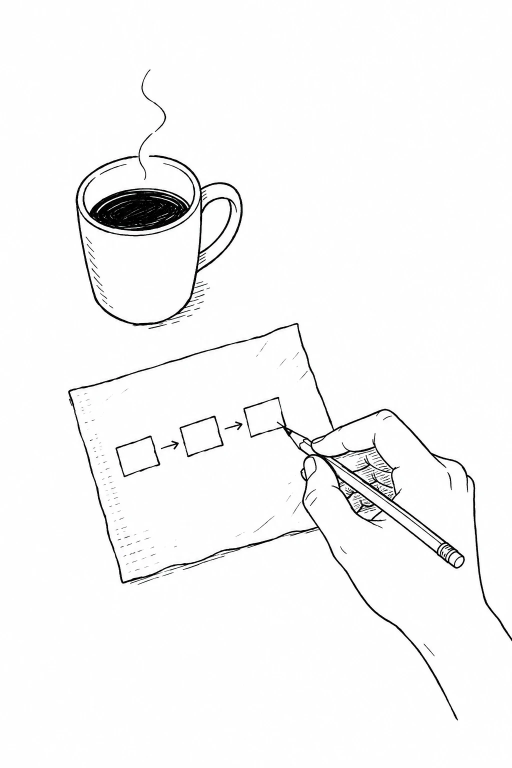
#> input picture assets/illustrations/hand.webp, 1024 x 1536 px (shown at 1/2 size); its folder holds 4 pictures in this run
$ python trace-illustrations.py
#> lines starting #> are read from the running program, lines starting #| are printed output that depends on the picture; after the words box and inside, x2 and y2 are one past the last pixel; in counts of white or black regions, pixels touching at a corner belong together
"""Trace the ChatGPT drawings in assets/illustrations into the mask SVGs in
public/illustrations (spec 10.3).

    python3 scripts/trace-illustrations.py [name ...]

Needs Pillow and numpy (a throwaway venv is fine), potrace (`brew install
potrace`) and npx (for SVGO). Each drawing is upscaled 2x, thresholded,
optionally cut out with a polygon, split into layers and traced:

- ink:  the drawing itself.
- pen:  pixels inside the `pen` polygons, painted purple on the site.
- fill: an opaque silhouette (everything the outside can't reach), for art
        that overlaps something. `close` lines seal shapes the frame cuts off.

Polygons are in the source image's pixels; `threshold` overrides the
default for one drawing. All layers share one viewBox,
cropped to the art plus a small margin; components/illustration.tsx must
list the same width and height.
"""

import subprocess
import sys
import tempfile
from collections import deque
from pathlib import Path

import numpy as np
from PIL import Image, ImageDraw, ImageFilter

ROOT = Path(__file__).resolve().parent.parent
SRC = ROOT / "assets" / "illustrations"
OUT = ROOT / "public" / "illustrations"
UP = 2
THRESHOLD = 150

ART = {
    # The hand only: cut away from its own napkin and coffee mug, since the
    # hero puts it on the real napkin card.
    "hand": {
        "keep": [
            (564, 850), (585, 855), (622, 870), (670, 847), (755, 815), (792, 822),
            (870, 902), (922, 917), (950, 950), (955, 1005), (972, 1200), (1024, 1275),
            (1024, 1536), (905, 1536), (895, 1450), (830, 1325), (770, 1262),
            (710, 1195), (655, 1125), (652, 1090), (642, 1072), (636, 1062),
            (631, 1050), (612, 1030), (603, 1015), (601, 1000), (604, 965),
            (598, 945), (600, 912), (592, 888), (572, 872),
        ],
        "fill": True,
        "close": [((915, 1440), (1024, 1300))],
    },
    "cards": {},
    # The light rays.
    "lamp": {"pen": [[(425, 532), (600, 532), (600, 505), (725, 505), (725, 710), (425, 710)]]},
    # The dotted flight path.
    "plane": {"pen": [[(0, 0), (820, 0), (820, 490), (856, 500), (856, 1024), (0, 1024)]]},
    # The "z" over the sleeper's head.
    "nap": {"pen": [[(710, 205), (785, 205), (785, 318), (710, 318)]]},
    # Gabriel's sketched portrait for the splash. The source is only the top
    # half of the drawing; this trims it to the hair down to mid-chest, and
    # the splash fades out the cut edge.
    # A lower threshold keeps the face's fine lines from thickening.
    "portrait": {"keep": [(140, 80), (700, 80), (700, 620), (140, 620)], "threshold": 110},
}


def polygon_mask(size, polygons):
    mask = Image.new("1", size, 0)
    draw = ImageDraw.Draw(mask)
    for polygon in polygons:
        draw.polygon([(x * UP, y * UP) for x, y in polygon], fill=1)
    return np.array(mask, dtype=bool)


def silhouette(lines, close):
    """Everything not reachable from the top-left corner once the lines are
    thickened a little. The image edge counts as a wall."""
    solid = Image.fromarray((lines * 255).astype("uint8")).filter(ImageFilter.MaxFilter(7))
    draw = ImageDraw.Draw(solid)
    for (ax, ay), (bx, by) in close:
        draw.line([(ax * UP, ay * UP), (bx * UP, by * UP)], fill=255, width=8)
    wall = np.array(solid) > 0
    h, w = wall.shape
    outside = np.zeros_like(wall)
    outside[0, 0] = True
    queue = deque([(0, 0)])
    while queue:
        y, x = queue.popleft()
        for ny, nx in ((y + 1, x), (y - 1, x), (y, x + 1), (y, x - 1)):
            if 0 <= ny < h and 0 <= nx < w and not wall[ny, nx] and not outside[ny, nx]:
                outside[ny, nx] = True
                queue.append((ny, nx))
    shape = Image.fromarray((~outside * 255).astype("uint8")).filter(ImageFilter.MinFilter(5))
    return np.array(shape) > 0


def trace(name, cfg, tmp):
    image = Image.open(SRC / f"{name}.webp").convert("L")
    image = image.resize((image.width * UP, image.height * UP), Image.LANCZOS)
    ink = np.array(image) < cfg.get("threshold", THRESHOLD)
    if "keep" in cfg:
        ink &= polygon_mask(image.size, [cfg["keep"]])

    layers = {}
    if "pen" in cfg:
        pen = ink & polygon_mask(image.size, cfg["pen"])
        ink &= ~pen
        layers["pen"] = pen
    layers["ink"] = ink
    if cfg.get("fill"):
        layers["fill"] = silhouette(ink | layers.get("pen", False), cfg.get("close", []))

    everything = np.logical_or.reduce(list(layers.values()))
    ys, xs = np.where(everything)
    pad = 8 * UP
    x0, y0 = max(xs.min() - pad, 0), max(ys.min() - pad, 0)
    x1, y1 = min(xs.max() + pad, image.width), min(ys.max() + pad, image.height)
    print(f"{name}: viewBox 0 0 {x1 - x0} {y1 - y0}")

    for layer, mask in layers.items():
        bitmap = tmp / f"{name}-{layer}.pbm"
        traced = tmp / f"{name}-{layer}.svg"
        Image.fromarray((~mask[y0:y1, x0:x1] * 255).astype("uint8")).convert("1").save(bitmap)
        subprocess.run(
            ["potrace", str(bitmap), "-s", "--flat", "-t", "6", "-a", "1.0", "-O", "0.8", "-u", "1", "-o", str(traced)],
            check=True,
        )
        out = OUT / traced.name
        subprocess.run(
            ["npx", "-y", "svgo@3.3.2", "-q", "-p", "0", "--multipass", "-i", str(traced), "-o", str(out)],
            check=True,
        )
        # The masks size from the viewBox; drop potrace's pt width/height.
        svg = out.read_text()
        svg = svg.replace(svg[svg.index(" width=") : svg.index(" viewBox=")], "", 1)
        out.write_text(svg)
        print(f"  {out.relative_to(ROOT)} {out.stat().st_size} bytes")


def main():
    names = sys.argv[1:] or list(ART)
    OUT.mkdir(parents=True, exist_ok=True)
    with tempfile.TemporaryDirectory() as tmp:
        for name in names:
            trace(name, ART[name], Path(tmp))
#> in trace, `ink = np.array(image) < cfg.get("threshold", THRESHOLD)`:
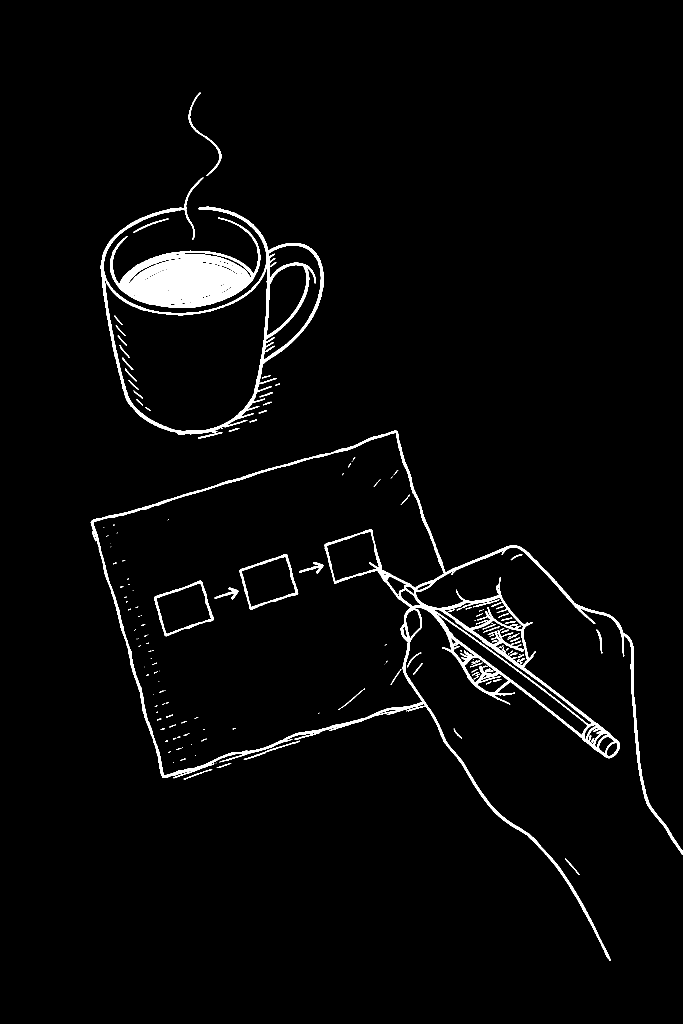
#> ink: shape (3072, 2048) bool (shown at 1/3 size); 2.7% white; 178 white regions (69 under 20 px), largest, box (x1, y1, x2, y2) and area: (272, 1292, 2048, 2882) 75048, (330, 652, 781, 924) 50173, (302, 532, 971, 1305) 28794
#> in polygon_mask, `return np.array(mask, dtype=bool)`:
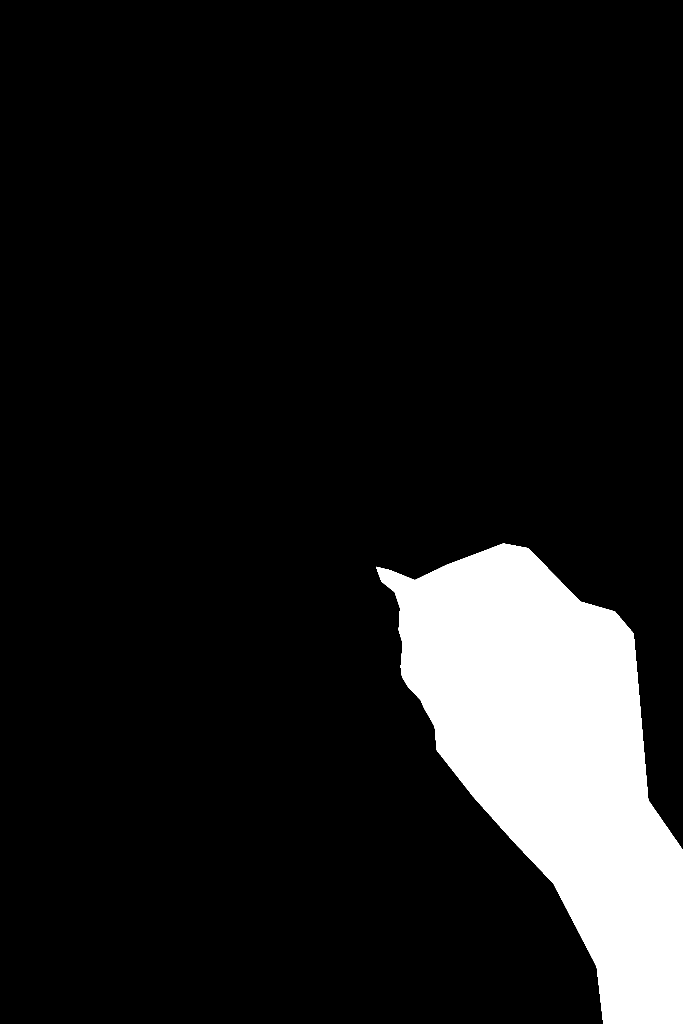
#> returned value: shape (3072, 2048) bool (shown at 1/3 size); 10.9% white; 1 white region, box (x1, y1, x2, y2) and area: (1128, 1630, 2048, 3072) 688171
#> in trace, `ink &= polygon_mask(image.size, [cfg["keep"]])`:
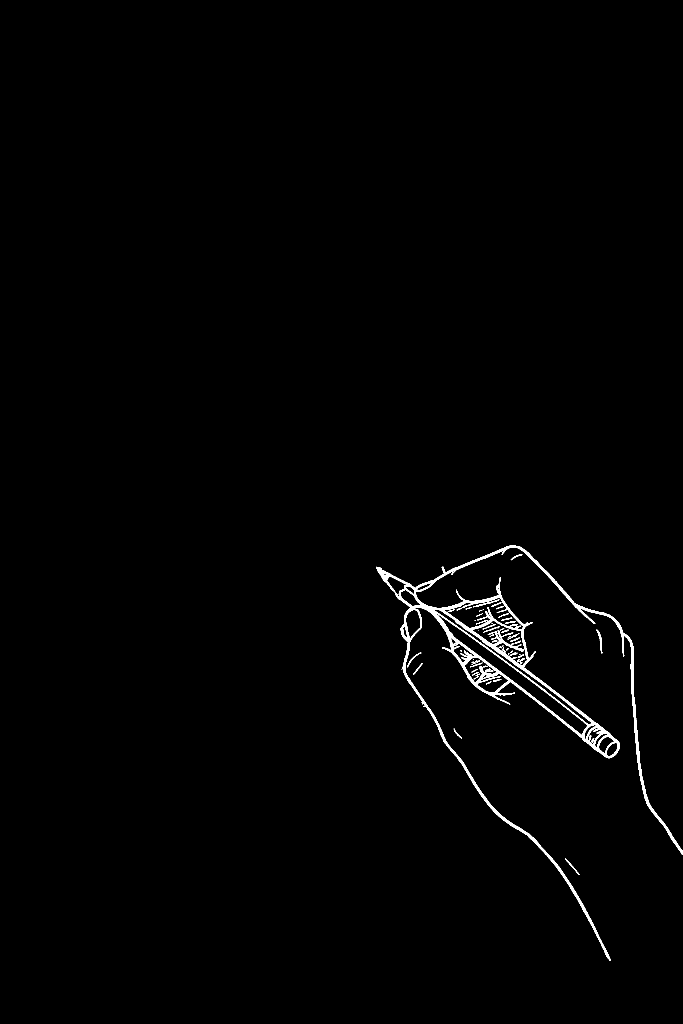
#> ink: shape (3072, 2048) bool (shown at 1/3 size); 0.87% white; 63 white regions (15 under 20 px), largest, box (x1, y1, x2, y2) and area: (1128, 1635, 2048, 2882) 50818, (1789, 1889, 1807, 1960) 331, (1419, 1798, 1498, 1822) 260
#> in silhouette, `solid = Image.fromarray((lines * 255).astype("uint8")).filter(ImageFil..`:
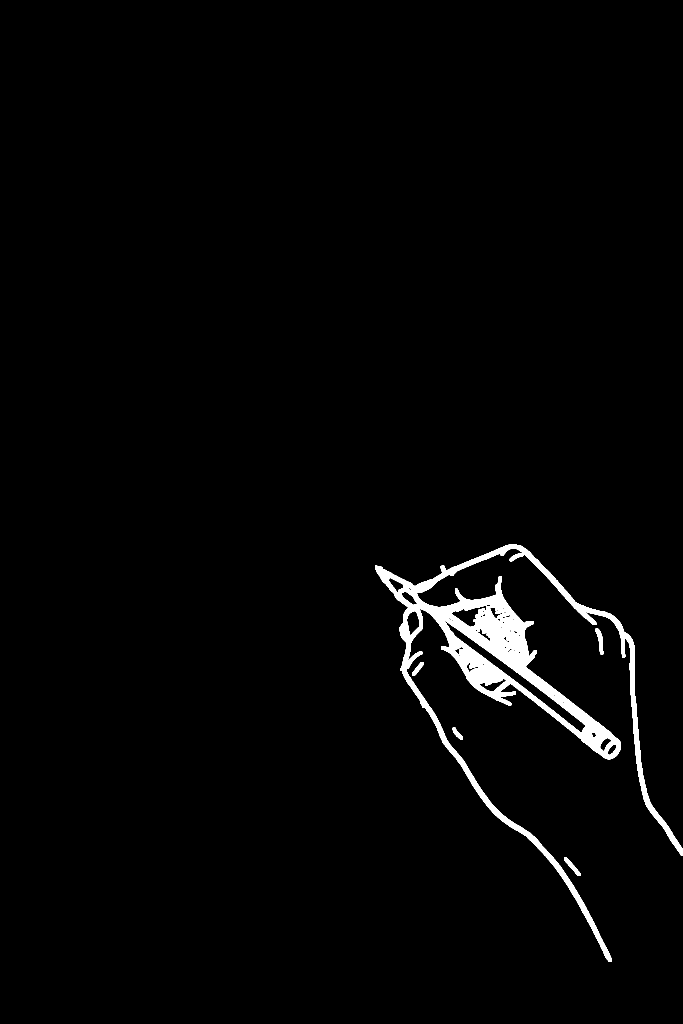
#> solid: PIL image 2048x3072 L (shown at 1/3 size); 2% white; 5 white regions, box (x1, y1, x2, y2) and area: (1125, 1632, 2048, 2885) 120945, (1786, 1886, 1810, 1963) 905, (1692, 2572, 1741, 2628) 782, (1237, 1986, 1271, 2027) 548, (1358, 2183, 1389, 2219) 479
#> in silhouette, `shape = Image.fromarray((~outside * 255).astype("uint8")).filter(Image..`:
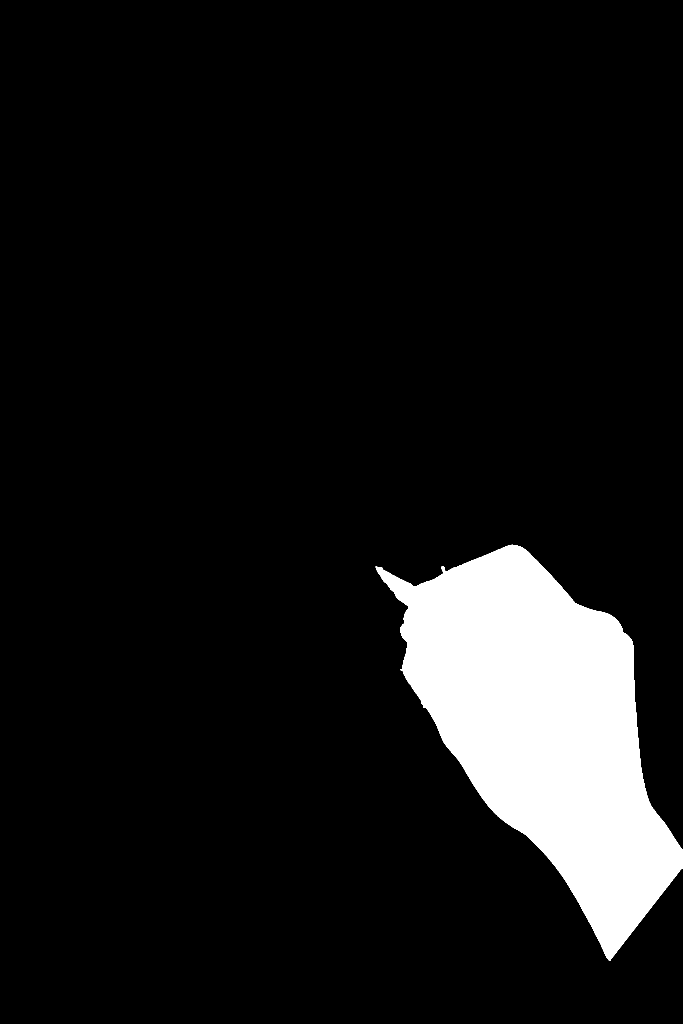
#> shape: PIL image 2048x3072 L (shown at 1/3 size); 8.9% white; 1 white region, box (x1, y1, x2, y2) and area: (1127, 1634, 2048, 2883) 562599
#> in trace, `x0, y0 = max(xs.min() - pad, 0), max(ys.min() - pad, 0)`: x0 = 1111; y0 = 1618
#> in trace, `x1, y1 = min(xs.max() + pad, image.width), min(ys.max() + pad, image.h..`: x1 = 2048; y1 = 2898
#| hand: viewBox 0 0 937 1280
#> the loop in trace, `for layer, mask in layers.items():` made 1 pass
#> layer on pass 1: 'ink'
#> pass 1, in trace, `Image.fromarray((~mask[y0:y1, x0:x1] * 255).astype("uint8")).convert("..`:
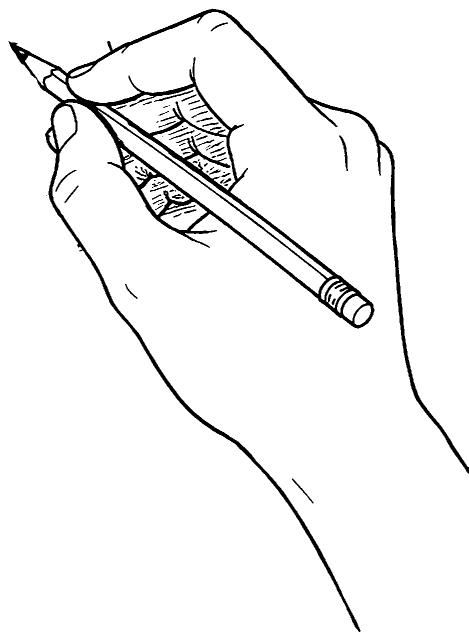
#> saved as hand-ink.pbm: PIL image 937x1280 1 (shown at 1/2 size); 95.4% white; 63 black regions (15 under 20 px), largest, box (x1, y1, x2, y2) and area: (17, 17, 937, 1264) 50818, (678, 271, 696, 342) 331, (308, 180, 387, 204) 260
#> (the call stopped at in trace, `subprocess.run( ["potrace", str(bitmap), "-s", "--flat", "-t", "6", "-..`: subprocess is not available in this run)
#> pass 2 of the loop in main, `for name in names:`:
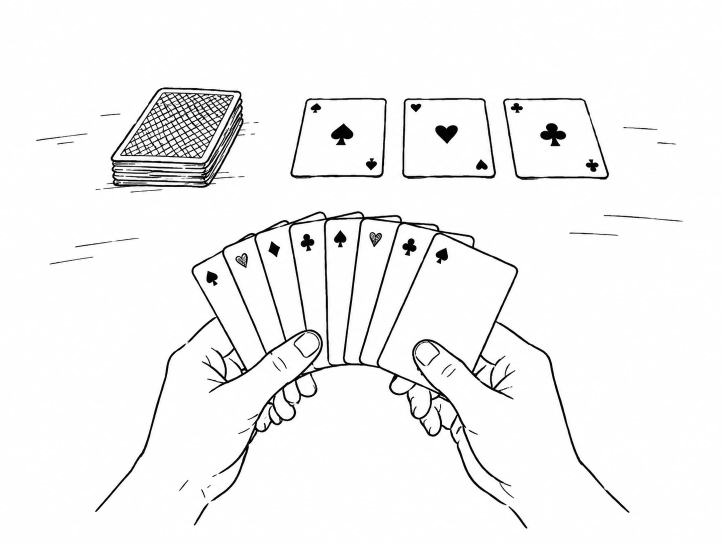
#> input picture assets/illustrations/cards.webp, 1448 x 1086 px (shown at 1/2 size)
#> in trace (call 2), `ink = np.array(image) < cfg.get("threshold", THRESHOLD)`:
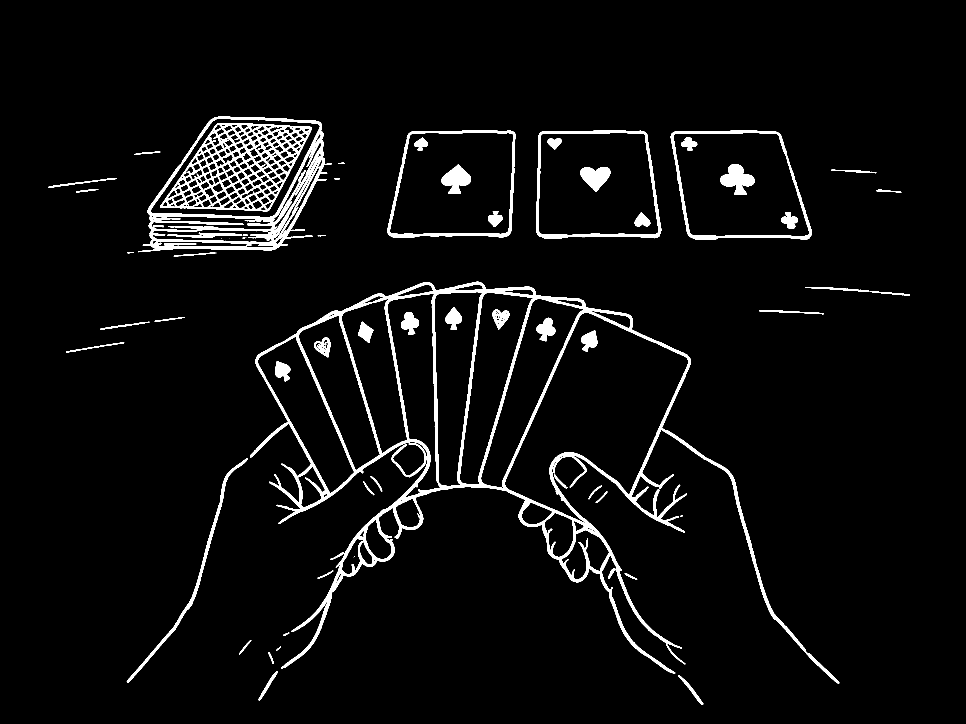
#> ink: shape (2172, 2896) bool (shown at 1/3 size); 4.3% white; 78 white regions (10 under 20 px), largest, box (x1, y1, x2, y2) and area: (750, 845, 2518, 2051) 115913, (480, 369, 936, 634) 33852, (414, 350, 996, 757) 33657
#> x0 = 129; y0 = 334
#> x1 = 2745; y1 = 2129
#| cards: viewBox 0 0 2616 1795
#> the loop in trace, `for layer, mask in layers.items():` made 1 pass
#> pass 1, in trace (call 2), `Image.fromarray((~mask[y0:y1, x0:x1] * 255).astype("uint8")).convert("..`:
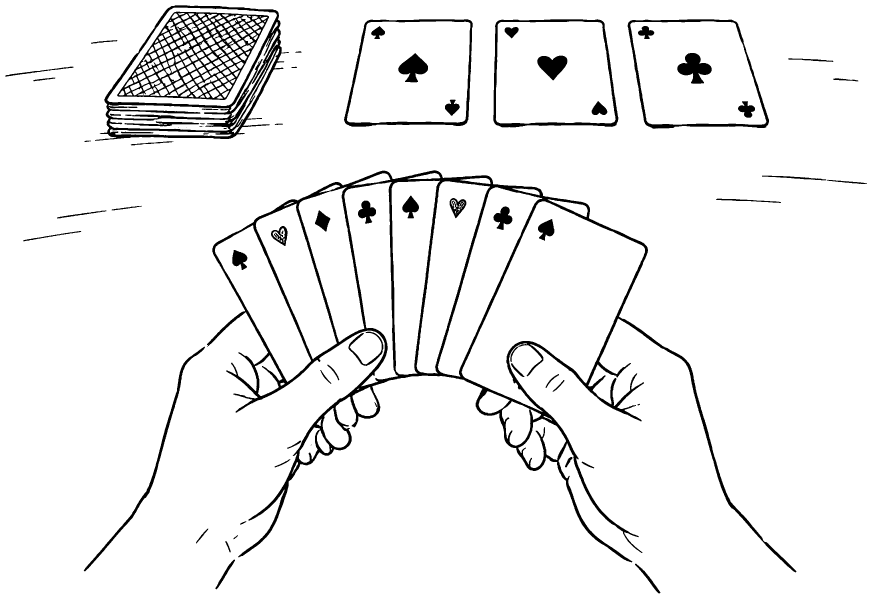
#> saved as cards-ink.pbm: PIL image 2616x1795 1 (shown at 1/3 size); 94.3% white; 78 black regions (10 under 20 px), largest, box (x1, y1, x2, y2) and area: (621, 511, 2389, 1717) 115913, (351, 35, 807, 300) 33852, (285, 16, 867, 423) 33657


if __name__ == "__main__":
#> (the run stopped early here; a loop or call above may not have finished)
